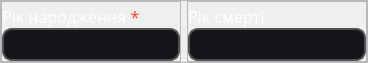
       <widget class="QFrame" name="center_frame_top">
        <property name="minimumSize">
         <size>
          <width>0</width>
          <height>63</height>
         </size>
        </property>
        <property name="maximumSize">
         <size>
          <width>16777215</width>
          <height>63</height>
         </size>
        </property>
        <property name="frameShape">
         <enum>QFrame::StyledPanel</enum>
        </property>
        <property name="frameShadow">
         <enum>QFrame::Raised</enum>
        </property>
        <layout class="QHBoxLayout" name="horizontalLayout_3">
         <property name="leftMargin">
          <number>0</number>
         </property>
         <property name="topMargin">
          <number>0</number>
         </property>
         <property name="rightMargin">
          <number>0</number>
         </property>
         <property name="bottomMargin">
          <number>0</number>
         </property>
         <item>
          <widget class="QFrame" name="left_frame_3">
           <property name="minimumSize">
            <size>
             <width>0</width>
             <height>0</height>
            </size>
           </property>
           <property name="maximumSize">
            <size>
             <width>16777215</width>
             <height>16777215</height>
            </size>
           </property>
           <property name="frameShape">
            <enum>QFrame::StyledPanel</enum>
           </property>
           <property name="frameShadow">
            <enum>QFrame::Raised</enum>
           </property>
           <layout class="QVBoxLayout" name="verticalLayout_8">
            <property name="spacing">
             <number>0</number>
            </property>
            <property name="leftMargin">
             <number>0</number>
            </property>
            <property name="topMargin">
             <number>0</number>
            </property>
            <property name="rightMargin">
             <number>0</number>
            </property>
            <property name="bottomMargin">
             <number>0</number>
            </property>
            <item>
             <widget class="QLabel" name="label_yearOfBirth">
              <property name="font">
               <font>
                <family>Segoe Print</family>
                <pointsize>12</pointsize>
               </font>
              </property>
              <property name="styleSheet">
               <string notr="true">color: white;</string>
              </property>
              <property name="text">
               <string>&lt;html&gt;&lt;head/&gt;&lt;body&gt;&lt;p&gt; Рік народження &lt;span style=&quot; color:#fb4938;&quot;&gt;*&lt;/span&gt;&lt;/p&gt;&lt;/body&gt;&lt;/html&gt;</string>
              </property>
              <property name="alignment">
               <set>Qt::AlignBottom|Qt::AlignLeading|Qt::AlignLeft</set>
              </property>
             </widget>
            </item>
            <item>
             <widget class="QLineEdit" name="lineEdit_yearOfBirth">
              <property name="minimumSize">
               <size>
                <width>0</width>
                <height>30</height>
               </size>
              </property>
              <property name="maximumSize">
               <size>
                <width>16777215</width>
                <height>16777215</height>
               </size>
              </property>
              <property name="font">
               <font>
                <family>Monotype Corsiva</family>
                <pointsize>14</pointsize>
               </font>
              </property>
              <property name="mouseTracking">
               <bool>false</bool>
              </property>
              <property name="styleSheet">
               <string notr="true">background-color: rgba(21, 22, 26, 255);
color: rgb(190, 190, 190);
border-radius: 10px;
border-bottom: 2px solid rgb(80, 80, 85, 255);
border-right: 2px solid rgb(80, 80, 85, 255);
border-top: 2px solid rgb(80, 80, 85, 255);
border-left: 2px solid rgb(80, 80, 85, 255);</string>
              </property>
              <property name="cursorMoveStyle">
               <enum>Qt::LogicalMoveStyle</enum>
              </property>
              <property name="clearButtonEnabled">
               <bool>true</bool>
              </property>
             </widget>
            </item>
           </layout>
          </widget>
         </item>
         <item>
          <widget class="QFrame" name="right_frame_3">
           <property name="minimumSize">
            <size>
             <width>0</width>
             <height>0</height>
            </size>
           </property>
           <property name="maximumSize">
            <size>
             <width>16777215</width>
             <height>16777215</height>
            </size>
           </property>
           <property name="frameShape">
            <enum>QFrame::StyledPanel</enum>
           </property>
           <property name="frameShadow">
            <enum>QFrame::Raised</enum>
           </property>
           <layout class="QVBoxLayout" name="verticalLayout_9">
            <property name="spacing">
             <number>0</number>
            </property>
            <property name="leftMargin">
             <number>0</number>
            </property>
            <property name="topMargin">
             <number>0</number>
            </property>
            <property name="rightMargin">
             <number>0</number>
            </property>
            <property name="bottomMargin">
             <number>0</number>
            </property>
            <item>
             <widget class="QLabel" name="label_yearOfDeath">
              <property name="font">
               <font>
                <family>Segoe Print</family>
                <pointsize>12</pointsize>
               </font>
              </property>
              <property name="styleSheet">
               <string notr="true">color: white;</string>
              </property>
              <property name="text">
               <string>Рік смерті</string>
              </property>
              <property name="alignment">
               <set>Qt::AlignBottom|Qt::AlignLeading|Qt::AlignLeft</set>
              </property>
             </widget>
            </item>
            <item>
             <widget class="QLineEdit" name="lineEdit_yearOfDeath">
              <property name="minimumSize">
               <size>
                <width>0</width>
                <height>30</height>
               </size>
              </property>
              <property name="maximumSize">
               <size>
                <width>16777215</width>
                <height>16777215</height>
               </size>
              </property>
              <property name="font">
               <font>
                <family>Monotype Corsiva</family>
                <pointsize>14</pointsize>
               </font>
              </property>
              <property name="mouseTracking">
               <bool>false</bool>
              </property>
              <property name="styleSheet">
               <string notr="true">background-color: rgba(21, 22, 26, 255);
color: rgb(190, 190, 190);
border-radius: 10px;
border-bottom: 2px solid rgb(80, 80, 85, 255);
border-right: 2px solid rgb(80, 80, 85, 255);
border-top: 2px solid rgb(80, 80, 85, 255);
border-left: 2px solid rgb(80, 80, 85, 255);</string>
              </property>
              <property name="cursorMoveStyle">
               <enum>Qt::LogicalMoveStyle</enum>
              </property>
              <property name="clearButtonEnabled">
               <bool>true</bool>
              </property>
             </widget>
            </item>
           </layout>
          </widget>
         </item>
        </layout>
       </widget>
